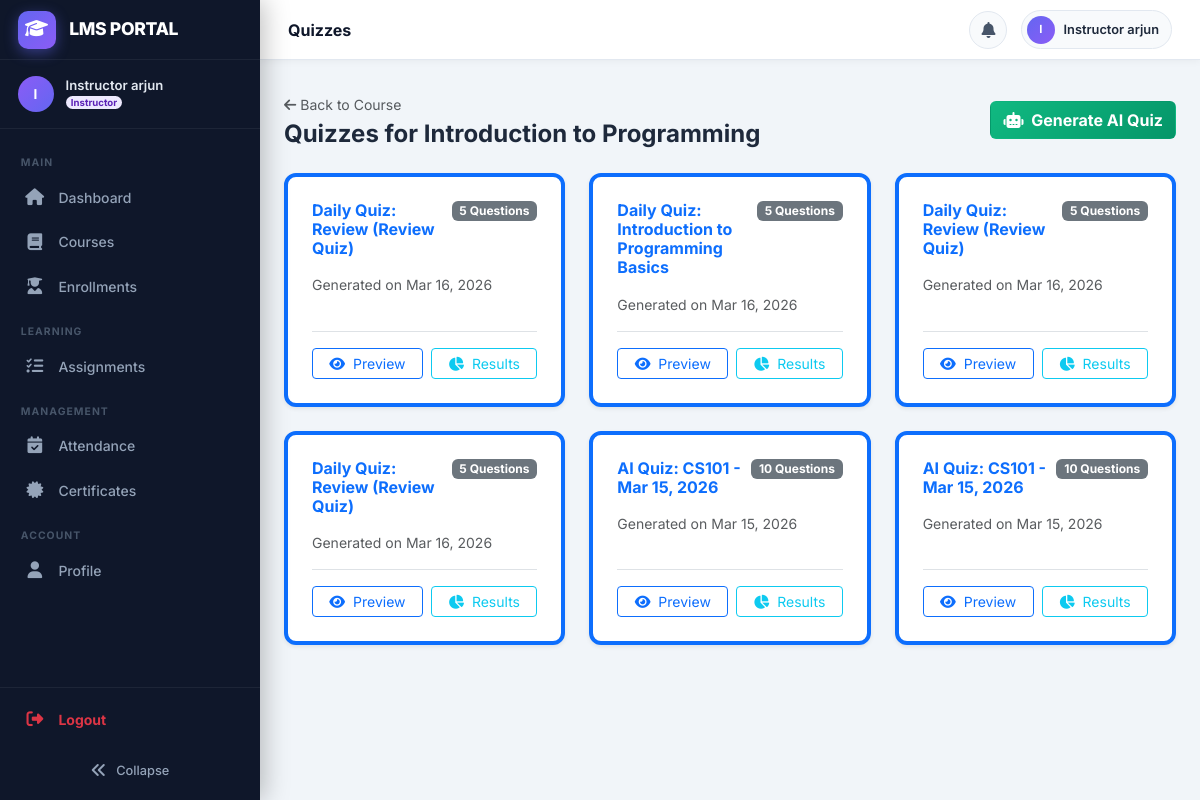
/quizzes/course/1/ (signed in), run on the app's committed database.
### users/models.py (models this page shows, shortened)
class CustomUser(AbstractUser):
    class Role(models.TextChoices):
        ADMIN = 'admin', 'Admin'
        INSTRUCTOR = 'instructor', 'Instructor'
        STUDENT = 'student', 'Student'
    role = models.CharField(
        max_length=20,
        choices=Role.choices,
        default=Role.STUDENT,
    )
    phone = models.CharField(max_length=20, blank=True)
    profile_picture = models.ImageField(
        upload_to='profile_pictures/', blank=True, null=True
    )
    bio = models.TextField(blank=True)
    date_of_birth = models.DateField(null=True, blank=True)
    otp = models.CharField(max_length=6, blank=True, null=True)
    otp_expiry = models.DateTimeField(null=True, blank=True)
    class Meta:
        verbose_name = 'User'
        verbose_name_plural = 'Users'
    @property
    def is_admin_role(self):
        return self.role == self.Role.ADMIN
    @property
    def is_student(self):
        return self.role == self.Role.STUDENT

### courses/models.py (models this page shows, shortened)
class Course(models.Model):
    class Status(models.TextChoices):
        ACTIVE = 'active', 'Active'
        INACTIVE = 'inactive', 'Inactive'
        ARCHIVED = 'archived', 'Archived'
    title = models.CharField(max_length=200)
    code = models.CharField(max_length=20, unique=True)
    description = models.TextField(blank=True)
    instructor = models.ForeignKey(
        settings.AUTH_USER_MODEL,
        on_delete=models.SET_NULL,
        null=True,
        related_name='courses_teaching',
        limit_choices_to={'role__in': ['instructor', 'admin']},
    )
    status = models.CharField(max_length=20, choices=Status.choices, default=Status.ACTIVE)
    thumbnail = models.ImageField(upload_to='course_thumbnails/', blank=True, null=True)
    credits = models.PositiveSmallIntegerField(default=3)
    price = models.DecimalField(max_digits=10, decimal_places=2, default=0.00)
    auto_revision_enabled = models.BooleanField(default=True)
    created_at = models.DateTimeField(auto_now_add=True)
    updated_at = models.DateTimeField(auto_now=True)
    class Meta:
        ordering = ['-created_at']

### quizzes/models.py (models this page shows, shortened)
class Quiz(models.Model):
    course = models.ForeignKey(Course, on_delete=models.CASCADE, related_name='quizzes')
    batch = models.ForeignKey(
        'courses.Batch', on_delete=models.CASCADE, related_name='quizzes',
        null=True, blank=True,
        help_text='Leave blank to make available to all batches of this course.'
    )
    lesson = models.ForeignKey(Lesson, on_delete=models.CASCADE, related_name='quizzes', null=True, blank=True)
    title = models.CharField(max_length=200)
    created_at = models.DateTimeField(auto_now_add=True)
    is_published = models.BooleanField(default=False)
    is_daily = models.BooleanField(default=False)
    is_revision = models.BooleanField(default=False)

### quizzes/views.py (the view)
# urls.py: path('course/<int:course_id>/', views.quiz_list, name='list'),
@login_required
def quiz_list(request, course_id):
    course = get_object_or_404(Course, id=course_id)
    quizzes = course.quizzes.filter(is_published=True)
    if request.user.is_student:
        enrolled_batch_ids = Enrollment.objects.filter(
            student=request.user, batch__course=course, status='active'
        ).values_list('batch_id', flat=True)
        quizzes = quizzes.filter(Q(batch__in=enrolled_batch_ids) | Q(batch__isnull=True))
    quizzes = quizzes.order_by('-created_at')
    if request.user.is_student:
        is_enrolled = Enrollment.objects.filter(student=request.user, batch__course=course, status='active').exists()
        if not is_enrolled:
            messages.error(request, "You are not enrolled in this course.")
            return redirect('courses:list')
    quiz_info = []
    for q in quizzes:
        taken = request.user.is_student and StudentAnswer.objects.filter(student=request.user, question__quiz=q).exists()
        quiz_info.append({
            'quiz': q,
            'taken': taken,
            'questions_count': q.questions.count()
        })
    return render(request, 'quizzes/quiz_list.html', {
        'course': course,
        'quiz_info': quiz_info
    })

### templates/quizzes/quiz_list.html (shortened to what this page needs)
{% extends 'base.html' %}
{% block content %}
<div class="d-flex justify-content-between align-items-center mb-4">
  <div>
    <a href="{% url 'courses:detail' course.id %}" class="text-muted small text-decoration-none">
      <i class="fas fa-arrow-left me-1"></i>Back to Course
    </a>
    <h4 class="fw-bold mb-0 mt-1">Quizzes for {{ course.title }}</h4>
  </div>
  <div>
    {% if user.is_admin_role or user == course.instructor %}
    <a href="{% url 'quizzes:generate' course.id %}" class="btn text-white fw-bold" style="background: linear-gradient(135deg, #10b981, #059669);">
      <i class="fas fa-robot me-1"></i> Generate AI Quiz
    </a>
    {% endif %}
  </div>
</div>
<div class="row g-4">
  {% for info in quiz_info %}
  <div class="col-md-6 col-lg-4">
    <div class="page-card h-100 d-flex flex-column border-top border-4 {% if info.taken %}border-success{% else %}border-primary{% endif %} shadow-sm">
      <div class="d-flex justify-content-between mb-3">
        <h6 class="fw-bold mb-0 text-primary">{{ info.quiz.title }}</h6>
        <div class="d-flex flex-column align-items-end gap-1">
          {% if info.taken %}
            <span class="badge bg-success"><i class="fas fa-check-circle me-1"></i> Completed</span>
          {% else %}
            <span class="badge bg-secondary">{{ info.questions_count }} Questions</span>
          {% endif %}
        </div>
      </div>
      <p class="text-muted small flex-grow-1">
          Generated on {{ info.quiz.created_at|date:"M d, Y" }}
      </p>
      <div class="mt-auto pt-3 border-top d-flex flex-column gap-2">
        {% if user.is_student %}
            {% if info.taken %}
            <a href="{% url 'quizzes:results' info.quiz.id %}" class="btn btn-sm btn-outline-success w-100">
              View Results
            </a>
            {% else %}
            <a href="{% url 'quizzes:take' info.quiz.id %}" class="btn btn-sm btn-primary w-100">
              Start Quiz
            </a>
            {% endif %}
        {% else %}
            <div class="d-flex flex-column gap-2">
                <div class="d-flex gap-2">
                    <a href="{% url 'quizzes:take' info.quiz.id %}" class="btn btn-sm btn-outline-primary flex-grow-1">
                        <i class="fas fa-eye me-1"></i> Preview
                    </a>
                    <a href="{% url 'quizzes:results' info.quiz.id %}" class="btn btn-sm btn-outline-info flex-grow-1">
                        <i class="fas fa-chart-pie me-1"></i> Results
                    </a>
                </div>
            </div>
        {% endif %}
      </div>
    </div>
  </div>
  {% endfor %}
</div>
{% endblock %}

### templates/base.html (shortened to what this page needs)
<!DOCTYPE html>
<html lang="en">
<head>
  <link href="https://cdn.jsdelivr.net/npm/bootstrap@5.3.2/dist/css/bootstrap.min.css" rel="stylesheet" />
  <link href="https://cdn.jsdelivr.net/npm/bootstrap-icons@1.11.3/font/bootstrap-icons.css" rel="stylesheet" />
  <link rel="stylesheet" href="https://cdnjs.cloudflare.com/ajax/libs/font-awesome/6.5.0/css/all.min.css">
</head>
<body>
  {% if user.is_authenticated %}
  <nav class="sidebar" id="sidebar" role="navigation" aria-label="Main navigation">
    <a href="{% url 'users:dashboard' %}" class="sidebar-brand" tabindex="0">
      <div class="sidebar-brand-icon">
        <i class="fas fa-graduation-cap"></i>
      </div>
      <span class="sidebar-brand-text">LMS PORTAL</span>
    </a>
    <div class="sidebar-user">
      <div class="sidebar-user-avatar">
        {{ user.first_name|first|upper|default:user.username|first|upper }}
      </div>
      <div class="sidebar-user-info">
        <div class="sidebar-user-name">{{ user.get_full_name|default:user.username }}</div>
        <div class="sidebar-user-role">
          <span class="badge badge-role-{{ user.role }} rounded-pill" style="font-size:.6rem;padding:.2em .55em;">
            {{ user.get_role_display }}
          </span>
        </div>
      </div>
    </div>
    <div class="sidebar-content">
      <ul style="list-style:none;padding:0;margin:0;">
        <li class="sidebar-section">Main</li>
        <li class="sidebar-item">
          <a href="{% url 'users:dashboard' %}"
            class="sidebar-link {% if request.resolver_match.url_name == 'dashboard' %}sidebar-active{% endif %}"
            data-tooltip="Dashboard">
            <i class="fas fa-home sidebar-icon"></i>
            <span class="sidebar-label">Dashboard</span>
          </a>
        </li>
        <li class="sidebar-item">
          <a href="{% url 'courses:list' %}"
            class="sidebar-link {% if 'courses' in request.path and 'assignments' not in request.path %}sidebar-active{% endif %}"
            data-tooltip="Courses">
            <i class="fas fa-book sidebar-icon"></i>
            <span class="sidebar-label">Courses</span>
          </a>
        </li>
        <li class="sidebar-item">
          <a href="{% url 'enrollments:list' %}"
            class="sidebar-link {% if 'enrollments' in request.path %}sidebar-active{% endif %}"
            data-tooltip="Enrollments">
            <i class="fas fa-user-graduate sidebar-icon"></i>
            <span class="sidebar-label">Enrollments</span>
          </a>
        </li>
        <li class="sidebar-section">Learning</li>
        {% if user.role == 'instructor' or user.is_admin_role or user.is_superuser %}
        <li class="sidebar-item">
          <a href="{% url 'assignments:instructor_dashboard' %}"
            class="sidebar-link {% if 'assignments' in request.path %}sidebar-active{% endif %}"
            data-tooltip="Assignments">
            <i class="fas fa-tasks sidebar-icon"></i>
            <span class="sidebar-label">Assignments</span>
          </a>
        </li>
        {% endif %}
        {% if not user.is_student %}
        <li class="sidebar-section">Management</li>
        <li class="sidebar-item">
          <a href="{% url 'attendance:manage' %}"
            class="sidebar-link {% if 'attendance' in request.path %}sidebar-active{% endif %}"
            data-tooltip="Attendance">
            <i class="fas fa-calendar-check sidebar-icon"></i>
            <span class="sidebar-label">Attendance</span>
          </a>
        </li>
        <li class="sidebar-item">
          <a href="{% url 'certificates:list' %}"
            class="sidebar-link {% if 'certificates' in request.path %}sidebar-active{% endif %}"
            data-tooltip="Certificates">
            <i class="fas fa-certificate sidebar-icon"></i>
            <span class="sidebar-label">Certificates</span>
          </a>
        </li>
        {% endif %}
        <li class="sidebar-section">Account</li>
        <li class="sidebar-item">
          <a href="{% url 'users:profile' %}"
            class="sidebar-link {% if request.resolver_match.url_name == 'profile' %}sidebar-active{% endif %}"
            data-tooltip="Profile">
            <i class="fas fa-user sidebar-icon"></i>
            <span class="sidebar-label">Profile</span>
          </a>
        </li>
      </ul>
    </div>
    <div class="sidebar-footer">
      {% if request.user.is_authenticated %}
      <ul style="list-style:none;padding:0;margin:0 0 10px 0;">
        <li class="sidebar-item" style="padding:0;">
          <a href="{% url 'users:logout' %}" class="sidebar-link logout-link text-danger" data-tooltip="Logout">
            <i class="fas fa-sign-out-alt sidebar-icon text-danger"></i>
            <span class="sidebar-label fw-bold">Logout</span>
          </a>
        </li>
      </ul>
      {% endif %}
      <button id="sidebarCollapseBtn" title="Toggle sidebar">
        <i class="fas fa-angle-double-left"></i>
        <span class="sidebar-collapse-label">Collapse</span>
      </button>
    </div>
  </nav>
  <div id="main">
    <header id="topbar">
      <div class="topbar-left">
        <span class="topbar-title d-none d-md-block" id="topbarTitle"></span>
      </div>
      <div class="topbar-right">
        <div class="dropdown" id="notificationDropdown">
          <button class="notif-btn" type="button" data-bs-toggle="dropdown" aria-expanded="false"
            aria-label="Notifications">
            <i class="fas fa-bell"></i>
          </button>
        </div>
        <a href="{% url 'users:profile' %}" class="user-chip" title="My Profile">
          <div class="user-chip-avatar">
            {{ user.first_name|first|upper|default:user.username|first|upper }}
          </div>
          <span class="user-chip-name d-none d-sm-block">{{ user.get_full_name|default:user.username }}</span>
        </a>
      </div>
    </header>
    <div class="container-fluid px-4 pt-3">
    </div>
    <div class="container-fluid px-4 py-3 flex-grow-1">
      {% endif %}
      {% block content %}{% endblock %}
      {% if user.is_authenticated %}
    </div>
  </div>
  {% else %}
    {% if not no_container %}</div>{% endif %}
  {% endif %}
</body>
</html>

### data on the page
CustomUser: first_name|first "I", get_full_name "Instructor arjun", role "Instructor"
Course: title "Introduction to Programming"
Quiz: quiz "Daily Quiz: Review (Review Quiz)", questions_count "5", quiz.created_at "Mar 16, 2026"
Quiz: quiz "Daily Quiz: Introduction to Programming Basics", questions_count "5", quiz.created_at "Mar 16, 2026"
Quiz: quiz "Daily Quiz: Review (Review Quiz)", questions_count "5", quiz.created_at "Mar 16, 2026"
Quiz: quiz "Daily Quiz: Review (Review Quiz)", questions_count "5", quiz.created_at "Mar 16, 2026"
Quiz: quiz "AI Quiz: CS101 - Mar 15, 2026", questions_count "10", quiz.created_at "Mar 15, 2026"
Quiz: quiz "AI Quiz: CS101 - Mar 15, 2026", questions_count "10", quiz.created_at "Mar 15, 2026"
